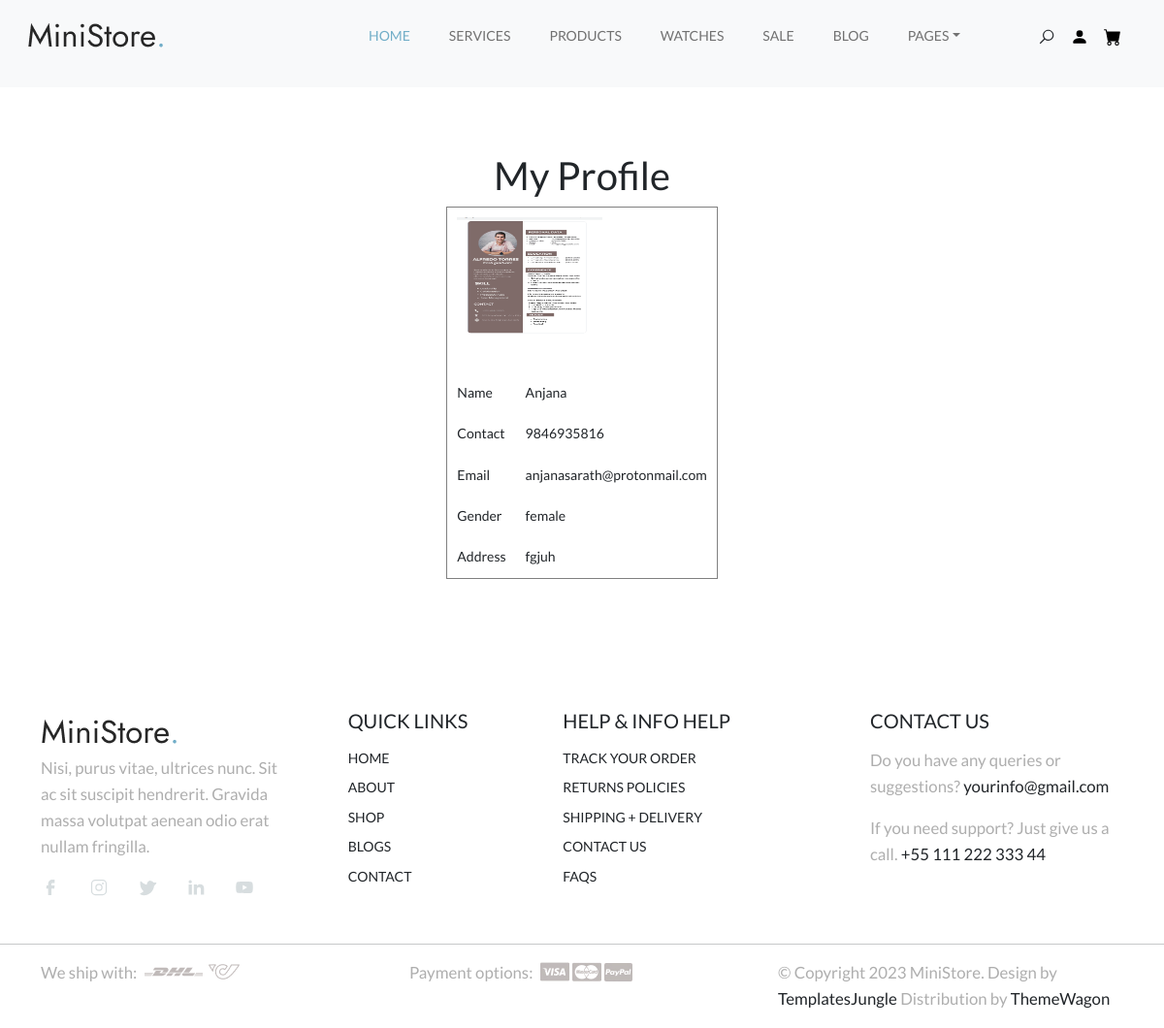
Page /User/MyProfile/ (signed in) on the committed database.
### Guest/models.py (models this page shows)
class tbl_user(models.Model):
    name=models.CharField(max_length=50)
    contact=models.CharField(max_length=50)
    email=models.EmailField(max_length=50)
    address=models.TextField(max_length=50)
    location=models.ForeignKey(tbl_location,on_delete=models.CASCADE)
    gender=models.CharField(max_length=50)
    photo=models.FileField(upload_to="MemberDocs/")
    password=models.CharField(max_length=50)

### User/views.py (the view)
# urls.py: path('MyProfile/',views.myprofile,name="MyProfile"),
def myprofile(request):
    udata=tbl_user.objects.get(id=request.session['uid'])
    return render(request,"User/MyProfile.html",{'udata':udata})

### User/Templates/User/MyProfile.html (shortened to what this page needs)
{% extends 'User/header.html'%}
{% load static %}
{% block content %}
<!DOCTYPE html>
<html lang="en">
<head>
</head>
<body>
    <center><h1>My Profile</h1></center>
    <form action="" method="post">
        <table align="center" border="1" cellpadding="10">
            <tr>
                <td colspan="2"><img src="{{udata.photo.url}}" alt="{{udata.user_photo.url}}" width="150" height="150"></td>
            </tr>
            <tr>
                <td>Name</td>
                <td>{{udata.name}}</td>
            </tr>
            <tr>
                <td>Contact</td>
                <td>{{udata.contact}}</td>
            </tr>
            <tr>
                <td>Email</td>
                <td>{{udata.email}}</td>
            </tr>
            <tr>
                <td>Gender</td>
                <td>{{udata.gender}}</td>
            </tr>
            <tr>
                <td>Address</td>
                <td>{{udata.address}}</td>
            </tr>
        </table>
    </form>
</body>
</html>
{% endblock content %}

### Guest/static/Main/style.css (style rules this page uses)
:root { --accent-color: #717171; --white-color: #fff; --black-color: #000; --gray-color: #F3F3F3; --gray-color-300: #D8D8D8; --gray-color-500: #AEAEAE; --gray-color-800: #3A3A3A; --light-gray-color: #D7DDDF; --primary-color: #72AEC8; --bs-primary-rgb: 114,174,200; --light-color: #f8f9fa; --dark-color: #212529; --light-blue-color: #EDF1F3; --navbar-color-color: #131814; --swiper-theme-color: #4A4A4A; --swiper-pagination-color: #4A4A4A; }
:root { --body-font : "Lato", sans-serif; --heading-font : "Jost", sans-serif; }
*, *::before, *::after { -webkit-box-sizing: border-box; -moz-box-sizing: border-box; box-sizing: border-box; }
html { box-sizing: border-box; }
body { font-family: var(--body-font); font-size: 14px; font-weight: 500; line-height: 1.6; margin: 0; }

### rows in the picture
tbl_user: photo (picture), name "Anjana", contact "9846935816", email "anjanasarath@protonmail.com", gender "female", address "fgjuh"
